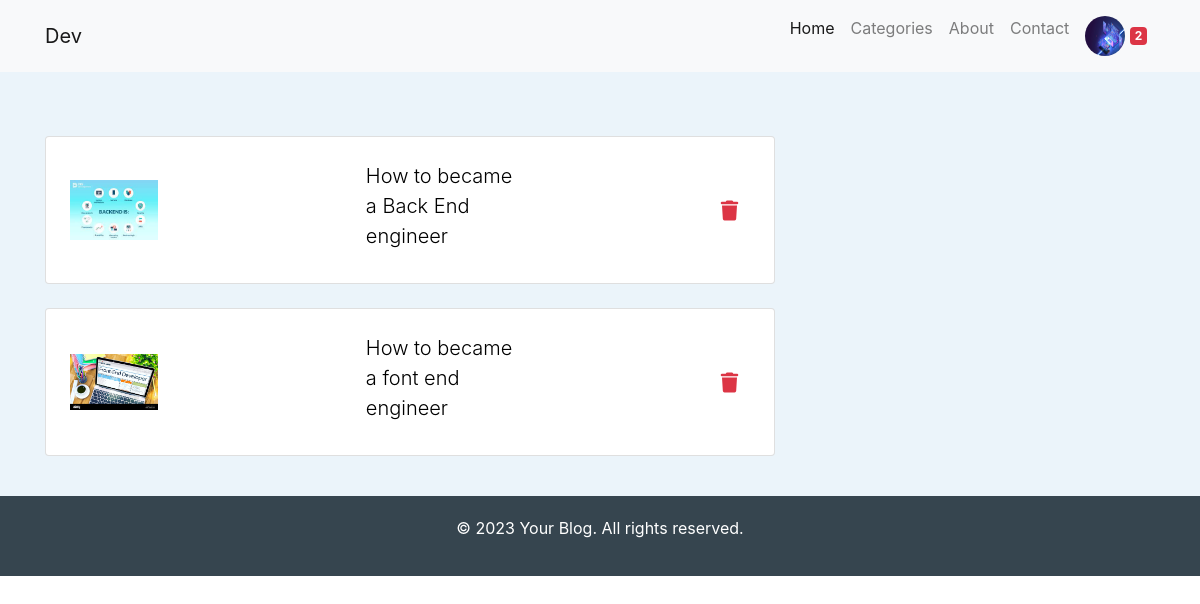
The app's page /bookmark/ (signed in), older data.
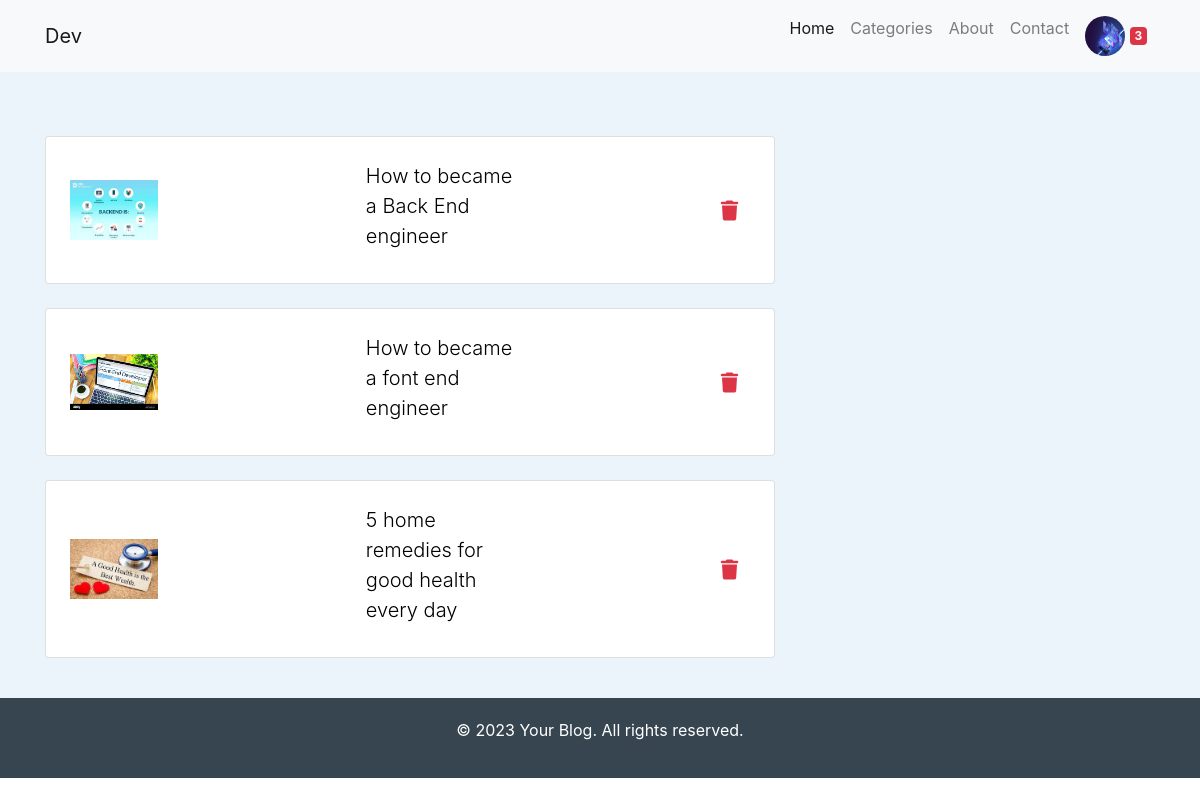
The same page, newer data.
### blog/models.py (models this page shows, shortened)
class Bookmark(models.Model):
    user = models.ForeignKey(User, on_delete=models.CASCADE)
    post = models.ForeignKey(Post, on_delete=models.CASCADE)
    created_at = models.DateTimeField(auto_now_add=True)

class Post(models.Model):
  title = models.CharField(max_length=300)
  image = models.ImageField(upload_to='Post/',default='default.png')
  description = RichTextField()
  sub_category = models.ForeignKey(SubCategory,on_delete=models.CASCADE,blank=True,null=True)
  category = models.ForeignKey(Category,on_delete=models.CASCADE,blank=True,null=True)
  status = models.ForeignKey(Status,on_delete=models.CASCADE,blank=True,null=True)
  slug =AutoSlugField(populate_from='title',unique=True)
  likes = models.IntegerField(default=0,null=True,blank=True)
  comments = models.IntegerField(default=0,null=True,blank=True)
  bookmarks = models.IntegerField(default=0,null=True,blank=True)
  isLike = models.BooleanField(default=False, null=True,blank=True)
  isBookmark = models.BooleanField(default=False, null=True,blank=True)

### user/models.py (models this page shows, shortened)
class Profile(models.Model):
    GENDER = (
        ('Male', 'Male'),
        ('Female', 'Female')
    )
    user = models.OneToOneField(User, on_delete=models.CASCADE)
    gender = models.CharField(max_length=50, choices=GENDER, blank=True, null=True)
    address = models.TextField(blank=True, null=True)
    phone = models.CharField(max_length=13, blank=True, null=True)
    image = models.ImageField(upload_to='Profile_image', default='Profile_image/default.png')
    class Meta:
        verbose_name = 'Profile'
        verbose_name_plural = 'Profiles'

### blog/views.py (the view)
# urls.py: path('bookmark/', bookmarksCollection, name='bookmark'),
def bookmarksCollection(request):
    bookmarks=Bookmark.objects.filter(user=request.user)
    context={
        'bookmarks': bookmarks
    }
    return render(request,'bookmarks.html',context)

### blog/context_processors.py (called while the page is built)
def category(request):
    categories = Category.objects.filter(parent_category=None)
    context = {
        'categories':categories
    }
    return context

### blog/templatetags/bookmark_count.py (called while the page is built)
@register.filter()
def bookmark_count(user):
  if user.is_authenticated:
    bookmark_count = Bookmark.objects.filter(user=user).count()
    return bookmark_count
  else:
    return 0

### blog/templates/bookmarks.html
{% extends "base.html" %}
{% block content %}
<section>
  <div class="container mt-5">
    {% if bookmarks %}
    <div class="row mt-4">
      <div class="col-md-8">
        {% for p in bookmarks %}
        <div class="card rounded-3 mb-4">
          <div class="card-body p-4">
            <div class="row d-flex justify-content-between align-items-center">
              <div class="col-md-2 col-lg-2 col-xl-2">
                <img
                  src="/media/{{p.post.image}}"
                  class="img-fluid rounded-3"
                  alt=""
                />
              </div>
              <div class="col-md-3 col-lg-3 col-xl-3">
               <a style="color: black" href="{% url 'postDetails' p.post.slug  %}"> <p class="lead fw-normal mb-2">{{p.post.title}}</p></a>
              </div>
              <div class="col-md-1 col-lg-1 col-xl-1 text-end">
                <a href="{% url 'remove_bookmark' p.pk %}" class="text-danger"
                  ><i class="fas fa-trash fa-lg"></i
                ></a>
              </div>
            </div>
          </div>
        </div>
        {% endfor %}
</div>
      {% else %}
    <h3 class="text-danger">Youre Not save post!!!!</h3>
    <a href="{% url 'home'  %}">
      <button class="btn btn-success btn-block mt-3 me-2">Back to home</button>
    </a>
    {% endif %}
      </div>
</section>
{% endblock  %}

### blog/templates/base.html (shortened to what this page needs)
{% load static %}
<!DOCTYPE html>
<html lang="en">
  <head>
    <link
      rel="stylesheet"
      href="https://stackpath.bootstrapcdn.com/bootstrap/4.5.2/css/bootstrap.min.css"
    />
    <link
      rel="stylesheet"
      href="https://cdn.jsdelivr.net/npm/bootstrap-icons@1.18.0/font/bootstrap-icons.css"
    />
    <link
      rel="stylesheet"
      href="https://cdnjs.cloudflare.com/ajax/libs/font-awesome/5.15.3/css/all.min.css"
    />
    <link
      rel="stylesheet"
      href="https://cdn.jsdelivr.net/npm/bootstrap-icons@1.3.0/font/bootstrap-icons.css"
    />
    <link rel="stylesheet" href="{% static 'css/styles.css' %}" />
  </head>
  <body>
    {% load bookmark_count %}
    <nav class="navbar navbar-expand-lg navbar-light bg-light">
      <div class="container">
        <a class="navbar-brand" href="{% url 'home'  %}">Dev</a>
        <div class="collapse navbar-collapse" id="navbarNav">
          <ul class="navbar-nav ml-auto">
            <li class="nav-item active">
              <a class="nav-link" href="{% url 'home'  %}">Home</a>
            </li>
            <li class="nav-item custom-dropdown">
              <a
                class="nav-link"
                href="#"
                id="navbarDropdown"
                role="button"
                data-toggle="dropdown"
                aria-haspopup="true"
                aria-expanded="false"
              >
                Categories
              </a>
            </li>
            <li class="nav-item">
              <a class="nav-link" href="#">About</a>
            </li>
            <li class="nav-item">
              <a class="nav-link" href="#">Contact</a>
            </li>
            {% if user.is_authenticated %}
            <li class="nav-item profile-dropdown">
              <a
                class="nav-link"
                href="#"
                id="profileDropdown"
                role="button"
                data-toggle="dropdown"
                aria-haspopup="true"
                aria-expanded="false"
              >
                {% if user.profile.image.url %}<img
                  src="{{ user.profile.image.url }}"
                  alt="Profile Picture"
                  class="img-fluid rounded-circle"
                  style="width: 40px; height: 40px"
                />
                <span style="color: #ffff" class="badge rounded bg-danger">
                  {{request.user|bookmark_count}}
                </span>
                {% endif %}
              </a>
            </li>
            {% else %}
            <li class="nav-item">
              <a class="nav-link" href="{% url 'login' %}">Sign Up</a>
            </li>
            {% endif %}
          </ul>
        </div>
      </div>
    </nav>
    <section class="py-3" style="background-color: #ebf4fa">
      {% block content %}{% endblock content %}
    </section>
    <footer
      style="background-color: #36454f; color: #ffffff; padding: 20px 0"
      class="text-center"
    >
      <div class="container">
        <p>&copy; 2023 Your Blog. All rights reserved.</p>
      </div>
    </footer>
  </body>
</html>

Row changes from the older to the newer data that the page shows:
added Bookmark: post.image (picture), post "5 home remedies for good health every day"
Text that changed along with them:
{{ request.user|bookmark_count }}: "2" → "3"
